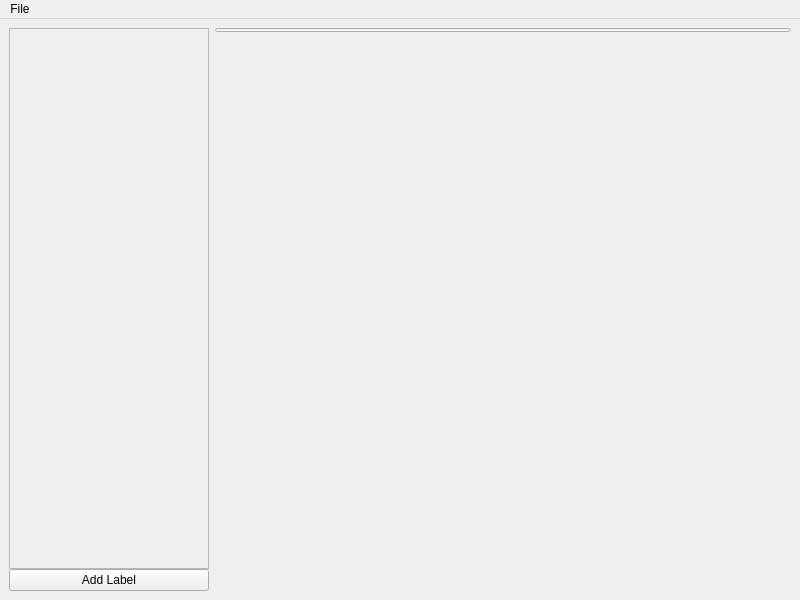
<?xml version="1.0" encoding="UTF-8"?>
<ui version="4.0">
 <class>MainWindow</class>
 <widget class="QMainWindow" name="MainWindow">
  <property name="geometry">
   <rect>
    <x>0</x>
    <y>0</y>
    <width>800</width>
    <height>600</height>
   </rect>
  </property>
  <property name="windowTitle">
   <string>MainWindow</string>
  </property>
  <widget class="QWidget" name="centralwidget">
   <layout class="QHBoxLayout" name="horizontalLayout">
    <item>
     <widget class="QWidget" name="widget" native="true">
      <property name="maximumSize">
       <size>
        <width>200</width>
        <height>16777215</height>
       </size>
      </property>
      <layout class="QVBoxLayout" name="verticalLayout">
       <property name="spacing">
        <number>0</number>
       </property>
       <property name="leftMargin">
        <number>0</number>
       </property>
       <property name="topMargin">
        <number>0</number>
       </property>
       <property name="rightMargin">
        <number>0</number>
       </property>
       <property name="bottomMargin">
        <number>0</number>
       </property>
       <item>
        <widget class="QScrollArea" name="label_holder">
         <property name="widgetResizable">
          <bool>true</bool>
         </property>
         <property name="alignment">
          <set>Qt::AlignLeading|Qt::AlignLeft|Qt::AlignTop</set>
         </property>
         <widget class="QWidget" name="scrollAreaWidgetContents">
          <property name="geometry">
           <rect>
            <x>0</x>
            <y>0</y>
            <width>198</width>
            <height>536</height>
           </rect>
          </property>
          <layout class="QVBoxLayout" name="verticalLayout_2">
           <item>
            <spacer name="verticalSpacer">
             <property name="orientation">
              <enum>Qt::Vertical</enum>
             </property>
             <property name="sizeHint" stdset="0">
              <size>
               <width>20</width>
               <height>40</height>
              </size>
             </property>
            </spacer>
           </item>
          </layout>
         </widget>
        </widget>
       </item>
       <item>
        <widget class="QPushButton" name="add_Label">
         <property name="text">
          <string>Add Label</string>
         </property>
        </widget>
       </item>
      </layout>
     </widget>
    </item>
    <item>
     <layout class="QVBoxLayout" name="verticalLayout_3">
      <property name="spacing">
       <number>1</number>
      </property>
      <item>
       <widget class="QProgressBar" name="progressBar">
        <property name="sizePolicy">
         <sizepolicy hsizetype="Expanding" vsizetype="Preferred">
          <horstretch>0</horstretch>
          <verstretch>0</verstretch>
         </sizepolicy>
        </property>
        <property name="minimumSize">
         <size>
          <width>0</width>
          <height>2</height>
         </size>
        </property>
        <property name="maximumSize">
         <size>
          <width>16777215</width>
          <height>4</height>
         </size>
        </property>
        <property name="styleSheet">
         <string notr="true">QProgressBar::chunk{
background-color:rgb(0,255,0)
}</string>
        </property>
        <property name="value">
         <number>0</number>
        </property>
        <property name="textVisible">
         <bool>false</bool>
        </property>
       </widget>
      </item>
      <item>
       <widget class="QLabel" name="current_image_path_label">
        <property name="sizePolicy">
         <sizepolicy hsizetype="Preferred" vsizetype="Maximum">
          <horstretch>0</horstretch>
          <verstretch>0</verstretch>
         </sizepolicy>
        </property>
        <property name="minimumSize">
         <size>
          <width>0</width>
          <height>20</height>
         </size>
        </property>
        <property name="font">
         <font>
          <pointsize>10</pointsize>
          <weight>75</weight>
          <bold>true</bold>
         </font>
        </property>
        <property name="text">
         <string/>
        </property>
        <property name="alignment">
         <set>Qt::AlignCenter</set>
        </property>
       </widget>
      </item>
      <item>
       <widget class="QLabel" name="image_area">
        <property name="text">
         <string/>
        </property>
        <property name="alignment">
         <set>Qt::AlignCenter</set>
        </property>
       </widget>
      </item>
     </layout>
    </item>
   </layout>
  </widget>
  <widget class="QMenuBar" name="menubar">
   <property name="geometry">
    <rect>
     <x>0</x>
     <y>0</y>
     <width>800</width>
     <height>21</height>
    </rect>
   </property>
   <widget class="QMenu" name="menuFile">
    <property name="title">
     <string>File</string>
    </property>
    <addaction name="actionopen_folder"/>
    <addaction name="actionOpen_img_csv"/>
    <addaction name="actionOpen_Labels_file"/>
    <addaction name="separator"/>
    <addaction name="actionSave_project"/>
    <addaction name="actionsave_dataset"/>
    <addaction name="actionload_from_progress_file"/>
   </widget>
   <addaction name="menuFile"/>
  </widget>
  <action name="actionopen_folder">
   <property name="text">
    <string>Open folder</string>
   </property>
  </action>
  <action name="actionOpen_Labels_file">
   <property name="text">
    <string>Open Labels file</string>
   </property>
  </action>
  <action name="actionSave_project">
   <property name="text">
    <string>Save dataset</string>
   </property>
  </action>
  <action name="actionOpen_img_csv">
   <property name="text">
    <string>Open img csv</string>
   </property>
  </action>
  <action name="actionsave_dataset">
   <property name="text">
    <string>save_progress</string>
   </property>
  </action>
  <action name="actionload_from_progress_file">
   <property name="text">
    <string>load from progress file</string>
   </property>
  </action>
 </widget>
 <resources/>
 <connections/>
</ui>
